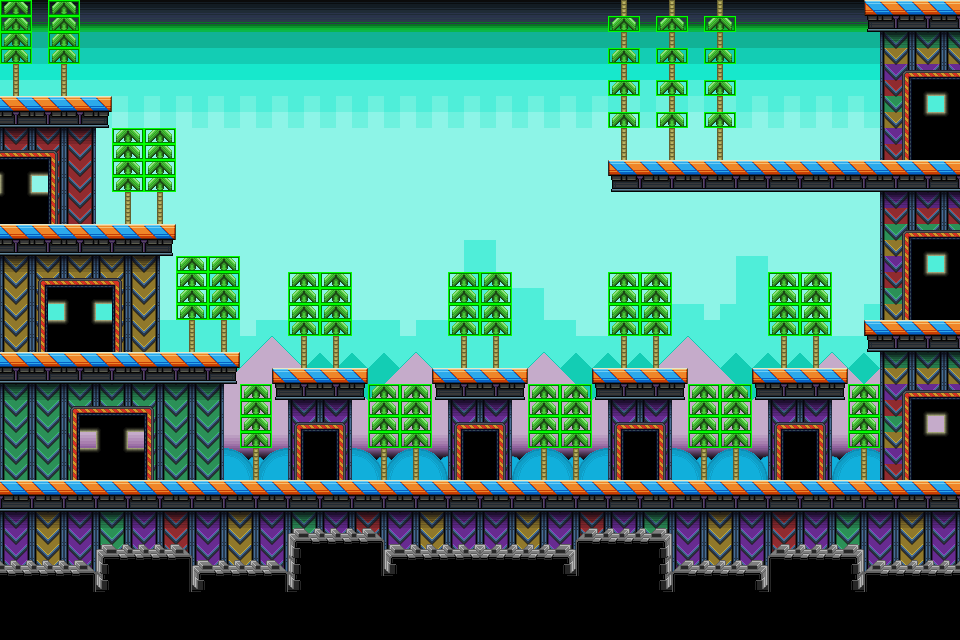

Below is a game level as drawn by its tile map, then a one-line description and the .tmx that defines it (tile-layer data replaced by summaries):
An orthogonal 60x40 tile map with 16x16 px tiles, 4 tile layers (event, back, center, front), 2 tilesets.

<map version="1.0" orientation="orthogonal" renderorder="right-down" width="60" height="40" tilewidth="16" tileheight="16">
 <tileset firstgid="1" name="common" tilewidth="16" tileheight="16">
  <image source="common.png" trans="ffffff" width="1024" height="1024" />
 </tileset>
 <tileset firstgid="4097" name="map_a" tilewidth="16" tileheight="16">
  <image source="map_a.png" trans="ffffff" width="1024" height="1024" />
 </tileset>
 <layer name="event" width="60" height="40">
  <data>[2400 cells, 213 non-empty, 10 distinct tile ids]</data>
 </layer>
 <layer name="back" width="60" height="40">
  <data>[2400 cells, 2400 non-empty, 33 distinct tile ids]</data>
 </layer>
 <layer name="center" width="60" height="40">
  <data>[2400 cells, 902 non-empty, 26 distinct tile ids]</data>
 </layer>
 <layer name="front" width="60" height="40">
  <data>[2400 cells, 348 non-empty, 13 distinct tile ids]</data>
 </layer>
</map>
